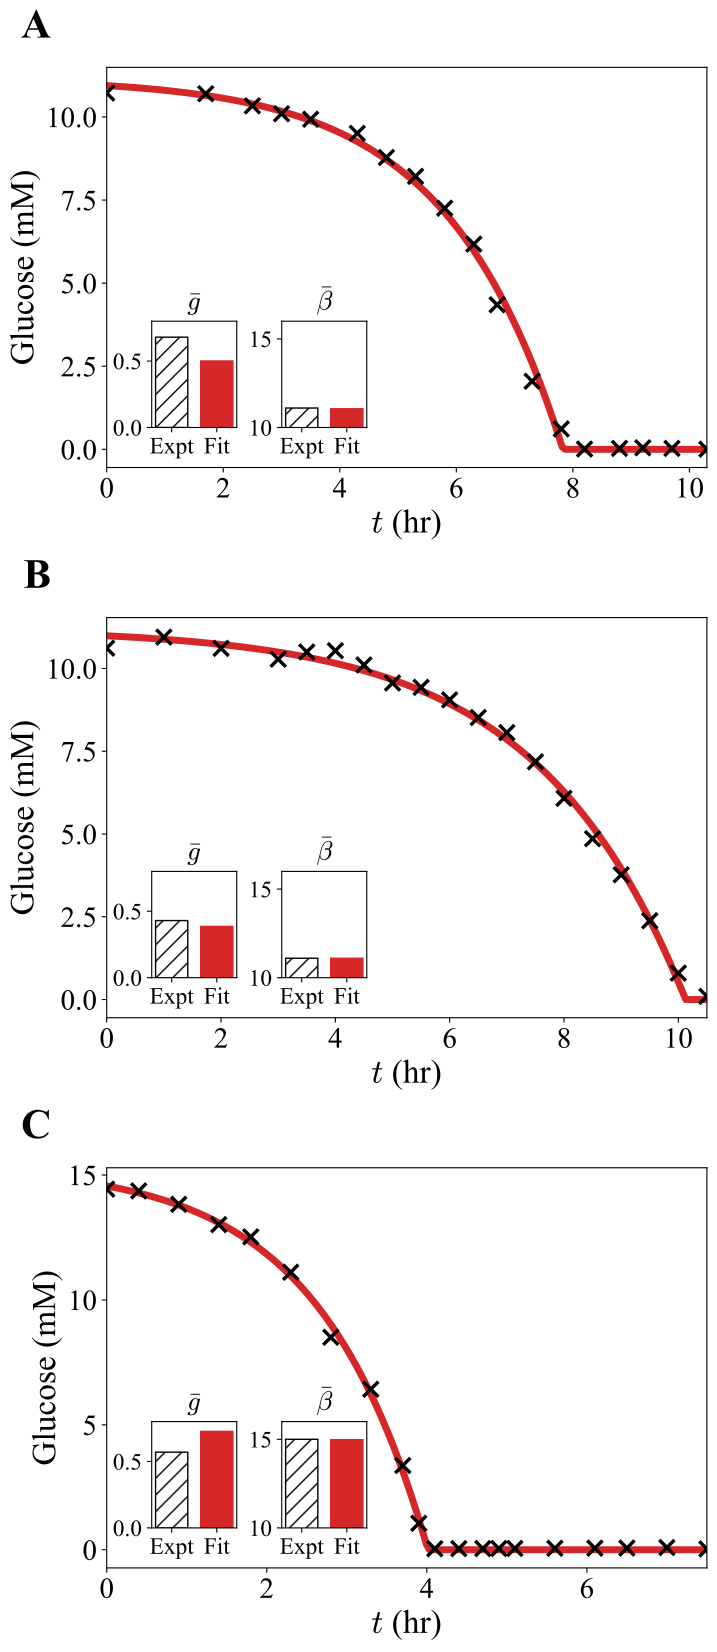

The Python source for this figure:
import numpy as np
import pandas as pd
from scipy.optimize import curve_fit
import matplotlib.pyplot as plt
import matplotlib.transforms as mtransforms

import sys
import os
parent_dir = os.path.dirname(os.path.dirname(__file__))
sys.path.append(parent_dir)

from theory_deterministic_1r1s import regime_C

plt.rcParams['mathtext.default'] = 'it'
plt.rcParams['pdf.fonttype'] = 42
plt.rcParams['font.family'] = 'Times New Roman'
plt.rcParams['mathtext.fontset'] = 'cm'

fs_scaling = 1.5
label_fontsize = 16 * fs_scaling
tick_fontsize = 14 * fs_scaling
annotation_fontsize = 20 * fs_scaling
inset_label_fontsize = label_fontsize * 0.8
inset_tick_fontsize = tick_fontsize * 0.8

lw_scaling = 2.25

inset_w, inset_h = 0.85, 0.85*1.25
inset_sep = 0.45
inset_pad_x, inset_pad_y = 0.45, 0.4
bar_width, bar_internal_gap = 0.25, 0.10

measured_g_vals = [0.68, 0.43, 0.57]
expt_beta_vals = [11.1, 11.1, 15.0]

def resource_model(t, alpha, beta, g):
    t = np.asarray(t, dtype=float)
    _, R, _ = regime_C(t, 0, g, alpha, beta)
    return R

def load_and_process_data(filename):
    df = pd.read_csv(filename, header=None)
    t_data = df.iloc[:, 0].values
    y_data = df.iloc[:, 1].values
    t_data = np.round(t_data, 1)
    y_data = np.abs(y_data)
    return t_data, y_data

def compute_r2(y_true, y_pred):
    ss_res = np.sum((y_true - y_pred)**2)
    ss_tot = np.sum((y_true - np.mean(y_true))**2)
    return 1 - (ss_res / ss_tot) if ss_tot != 0 else 0.0

t_v1, y_v1 = load_and_process_data('varma_fig7_glc.csv')
t_v2, y_v2 = load_and_process_data('varma_fig11_glc.csv')
t_enj, y_enj = load_and_process_data('enjalbert_fig2a_glc.csv')

t_fit_v1, t_fit_v2, t_fit_enj = t_v1 - t_v1[0], t_v2 - t_v2[0], t_enj - t_enj[0]

bounds = ([0.01, 0.01, 0.01], [50.0, 50.0, 5.0])
popt1, _ = curve_fit(resource_model, t_fit_v1, y_v1, p0=[2.0, 12.0, 0.5], bounds=bounds)
popt2, _ = curve_fit(resource_model, t_fit_v2, y_v2, p0=[2.0, 12.0, 0.5], bounds=bounds)
popt3, _ = curve_fit(resource_model, t_fit_enj, y_enj, p0=[2.0, 16.0, 0.5], bounds=bounds)

popts = [popt1, popt2, popt3]
t_fits = [t_fit_v1, t_fit_v2, t_fit_enj]
y_expts = [y_v1, y_v2, y_enj]
names = ['VarmaFig7', 'VarmaFig11', 'EnjalbertFig2A']
g_expt = [0.68, 0.43, 0.57]
beta_expt = [11.1, 11.1, 15.0]

for i in range(3):
    y_pred = resource_model(t_fits[i], *popts[i])
    r2 = compute_r2(y_expts[i], y_pred)
    g_fit = popts[i][2]
    beta_fit = popts[i][1]
    g_err = 100 * abs(g_fit - g_expt[i]) / g_expt[i]
    beta_err = 100 * abs(beta_fit - beta_expt[i]) / beta_expt[i]
    print(names[i] + ': R2=' + str(round(r2,4)) + ' g_err=' + str(round(g_err,1)) + '% beta_err=' + str(round(beta_err,1)) + '%')

base_w, base_h = 6, 4
gap_y, margin_l, margin_r, margin_t, margin_b = 1.5, 1.0, 0.5, 0.6, 0.8

fig_w, fig_h = margin_l + base_w + margin_r, margin_b + (3 * base_h) + (2 * gap_y) + margin_t
fig = plt.figure(figsize=(fig_w, fig_h))

def get_rect(x, y, w, h):
    return [x / fig_w, y / fig_h, w / fig_w, h / fig_h]

axes = {}
row_y = [margin_b + (2 * base_h) + (2 * gap_y), margin_b + base_h + gap_y, margin_b]
panels = ['A', 'B', 'C']

for i, p in enumerate(panels):
    axes[p] = fig.add_axes(get_rect(margin_l, row_y[i], base_w, base_h))
    x_ins_g = margin_l + inset_pad_x
    x_ins_beta = x_ins_g + inset_w + inset_sep
    y_ins = row_y[i] + inset_pad_y
    axes[f'{p}_g'] = fig.add_axes(get_rect(x_ins_g, y_ins, inset_w, inset_h))
    axes[f'{p}_beta'] = fig.add_axes(get_rect(x_ins_beta, y_ins, inset_w, inset_h))

for i, p in enumerate(panels):
    ax, popt = axes[p], popts[i]
    t_data, y_data = t_fits[i], y_expts[i]
    t_fine = np.linspace(0, max(t_data), 200)

    ax.plot(t_fine, resource_model(t_fine, *popt), c='tab:red', lw=5)
    ax.scatter(t_data, y_data, marker='x', c='k', s=120, lw=2.5, zorder=10)

    ax.set_ylabel('Glucose (mM)', fontsize=label_fontsize)
    ax.set_xlabel(r'$t$ (hr)', fontsize=label_fontsize)
    ax.tick_params(labelsize=tick_fontsize)
    ax.set_xlim(0, max(t_data))

    def plot_inset_bars(ins_ax, vals, title, ylim):
        x_pos = [0, bar_width + bar_internal_gap]
        ins_ax.bar(x_pos[0], vals[0], edgecolor='k', facecolor='white', hatch='//', width=bar_width, linewidth=1)
        ins_ax.bar(x_pos[1], vals[1], edgecolor='tab:red', facecolor='tab:red', width=bar_width, linewidth=1)
        ins_ax.set_xticks(x_pos)
        ins_ax.set_xticklabels(['Expt', 'Fit'])
        ins_ax.set_ylim(ylim)
        ins_ax.set_title(title, fontsize=inset_label_fontsize, pad=8)
        ins_ax.tick_params(labelsize=inset_tick_fontsize)

    plot_inset_bars(axes[f'{p}_g'], [measured_g_vals[i], popt[2]], r'$\bar{g}$', (0, 0.8))
    plot_inset_bars(axes[f'{p}_beta'], [expt_beta_vals[i], popt[1]], r'$\bar{\beta}$', (10, 16))

    trans = mtransforms.offset_copy(ax.transAxes, fig=fig, x=-40, y=15, units='points')
    ax.text(0.0, 1.0, p, transform=trans, fontsize=annotation_fontsize, fontweight='bold', va='bottom', ha='right')

plt.savefig('fig6_1r1s.pdf', dpi=600, bbox_inches='tight')
plt.show()
